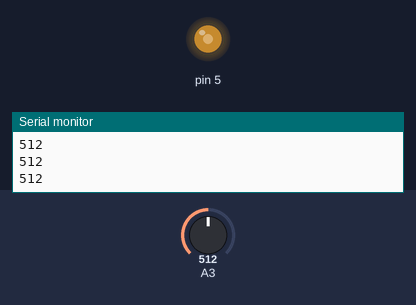
A sketch run on a simulated Arduino Uno, built with avr-gcc and run on an emulated ATmega328P. Shown: output pins drawn as LEDs (lit = HIGH), the last lines printed to the serial monitor. The test bench sets the inputs (shaded band); at power-on: A3 = 512.

Above: at 1.2 s.
1.3 s: A3 set to 716
At 2.5 s:
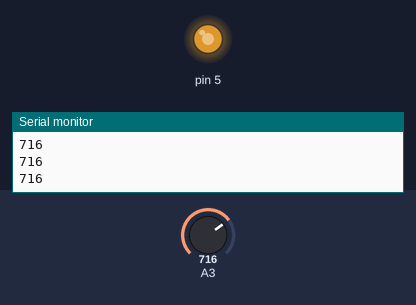
2.8 s: A3 set to 900
At 4.0 s:
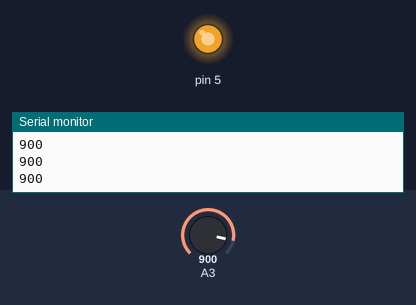
4.3 s: A3 set to 122
At 5.3 s:
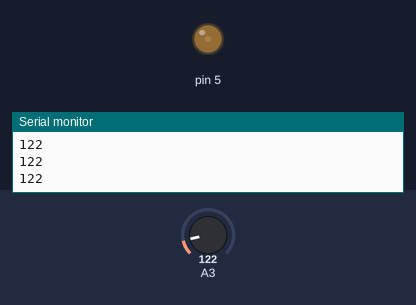
5.8 s: A3 set to 0
At 6.6 s:
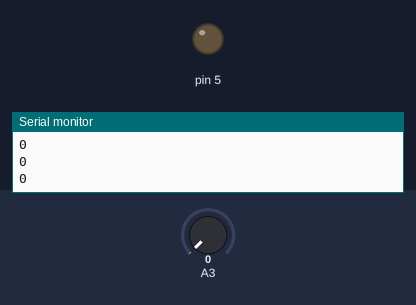
Timing chart, 0 to 8.3 s (numbered marks = the images above; inputs shaded):
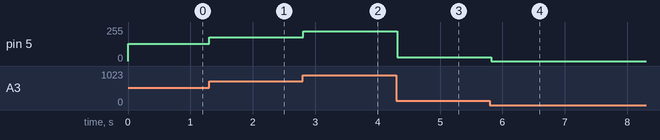

The sketch:

SketLampR05.ino
```cpp
int nilai;
void setup() {
  // put your setup code here, to run once:
//Potensiometer ada di radio , rasistor nila diputar hambatannya berubah 5v 5v(255)(512)(0-->0)GND = 0
Serial.begin(9600);
}
//seberapa
void loop() {
  // put your main code here, to run repeatedly:

  nilai = analogRead (A3);
  Serial.println(nilai);
  analogWrite (5, nilai/4);
delay(100);
}
```

Measured:
- after the input at 1.3 s, pin 5: 128/255 → 179/255 at once
- after the input at 2.8 s, pin 5: 179/255 → 225/255 at once
- after the input at 4.3 s, pin 5: 225/255 → 30/255 at once
- after the input at 5.8 s, pin 5: 30/255 → 0/255 at once
